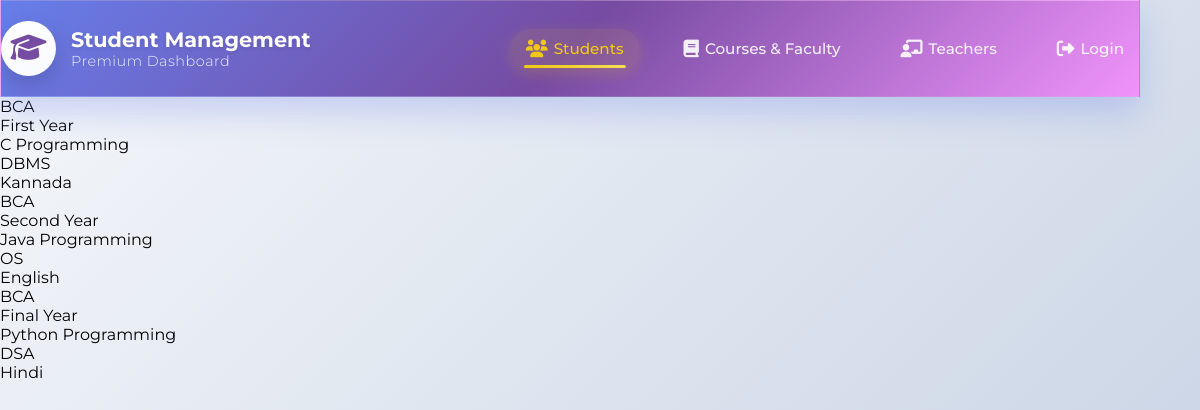
Page /course/bca/ on the committed database.
### Course/models.py (models this page shows, shortened)
class Courses(models.Model):
    COURSE_CHOICES = [
        ('BCA', 'BCA'),
        ('BBA', 'BBA'),
    ]
    course_name = models.CharField(max_length=3, choices=COURSE_CHOICES)
    year = models.CharField(
        max_length=20,
        choices=[
            ('First Year', 'First Year'),
            ('Second Year', 'Second Year'),
            ('Final Year', 'Final Year'),
        ]
    )
    sub1 = models.CharField(max_length=50)
    sub2 = models.CharField(max_length=50)
    sub3 = models.CharField(max_length=50)

### Course/views.py (the view)
# urls.py: path('bca/',views.BCA_views,name='bca'),
def BCA_views(request):
    bca_courses=Courses.objects.filter(course_name='BCA')
    return render(request,'bca.html',{'bca_courses':bca_courses})

### Course/templates/bca.html
{% extends "layout.html" %}
{% block content %}
{% for bca  in bca_courses %}
<p>{{bca.course_name}}</p>
<p>{{bca.year}}</p>
<p>{{bca.sub1}}</p>
<p>{{bca.sub2}}</p>
<p>{{bca.sub3}}</p>
{% endfor %}
{% endblock  %}

### static/css/layout.css (style rules this page uses)
* { margin: 0; padding: 0; box-sizing: border-box; font-family: 'Montserrat', sans-serif; }
body { background: linear-gradient(135deg, #f5f7fa 0%, #c3cfe2 100%); min-height: 100vh; overflow-x: hidden; }
:root { --accent-grad: linear-gradient(135deg, #667eea 0%, #764ba2 100%); --shadow-light: 0 10px 30px rgba(0, 0, 0, 0.1); --shadow-hover: 0 15px 40px rgba(0, 0, 0, 0.15); --border-light: 1px solid #f0f0f0; --text-primary: #333; --text-secondary: #666; --bg-light: #f8f9fa; }
* { transition: all 0.3s ease; }

### rows in the picture
Courses: course_name "BCA", year "First Year", sub1 "C Programming", sub2 "DBMS", sub3 "Kannada"
Courses: course_name "BCA", year "Second Year", sub1 "Java Programming", sub2 "OS", sub3 "English"
Courses: course_name "BCA", year "Final Year", sub1 "Python Programming", sub2 "DSA", sub3 "Hindi"
